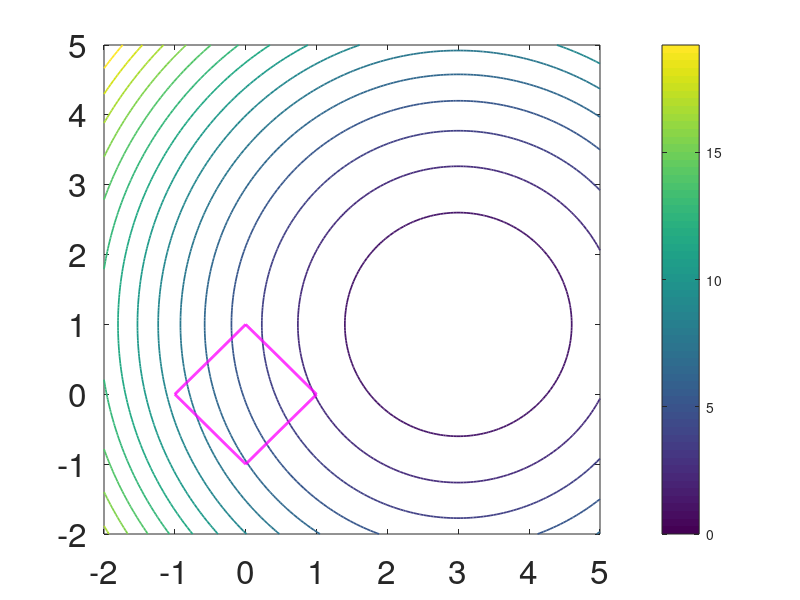

Recreate this plot in MATLAB. (Note: this script raises an error after producing the figure.)

% Les contraintes d'inegalités sont dans le losange 

clear all
close all
clc

% param�tres du probl�me primal
c = [3 1]';
b = [1 1 1 1]';
A = [1 1; 1 -1;-1 1;-1 -1];

% Trac� de la fonction objectif et des contraintes du probl�me primal
N = 150;
x = linspace(-2, 5, N);
y = linspace(-2, 5, N);
[X,Y] = meshgrid(x, y);
x = reshape(X,N*N,1);
y = reshape(Y,N*N,1);
J = 0.5*(x-c(1)).^2 + 0.5*(y-c(2)).^2;
[val, h]=contour(X, Y, reshape(J, N,N), 15, 'linewidth', 1.25);
%clabel(val,h);
hold on

% contraintes
N = 150;
x = linspace(-1, 1, N);
y = linspace(-1, 1, N);
[X,Y] = meshgrid(x, y);
x = reshape(X,N*N,1);
y = reshape(Y,N*N,1);
ineq = (A * [x y]' - b*ones(1,N*N))';
hold on
contour(X, Y, reshape(ineq(:,1), N,N), [0 0], 'm', 'linewidth', 2);
contour(X, Y, reshape(ineq(:,2), N,N), [0 0], 'm', 'linewidth', 2);
contour(X, Y, reshape(ineq(:,3), N,N), [0 0], 'm', 'linewidth', 2);
contour(X, Y, reshape(ineq(:,4), N,N), [0 0], 'm', 'linewidth', 2);

set(gca,'fontsize', 24)
colorbar



% Resolution du probleme primal par cvx
% Probleme
% minimize    1/2 || theta-C||^2
%               s.t.    A*theta -b <= 0

n = 2;
fprintf( 'Calcul de la solution primale par CVX ... \n\n');
cvx_begin quiet % quiet pour �viter l'affichage des iterations de cvx
    variable theta(n); % declarer que theta est la variable du prob, vecteur de taille n
    minimize 0.5*quad_form(theta - c, eye(n)) % fonction objectif
    A*theta - b <= 0; % contraintes inegalites
cvx_end

fprintf('\n\n Fait ! \n');

% affichage resultats
fprintf('\n\n Solution obtenue : \n');
disp(theta);
plot(theta(1), theta(2), 'ro', 'markersize', 12, 'markerfacecolor','r' )

% valeur de la fonction objectif pour theta optimal
J_theta_primal = quad_form(theta - c, eye(n));

%% resolution du probleme dual
m=size(A,1);
H=A*A';
q=(-A*c-b);

cvx_begin quiet % quiet pour �viter l'affichage des iterations de cvx
    variable mu(n); % declarer que theta est la variable du prob, vecteur de taille n
    minimize (0.5*quad_form(mu,H) +q'*mu) % fonction objectif
    mu>=0; % contraintes inegalites
cvx_end

J_theta_dual = -(0.5*quad_form(mu,H)+q'*mu);
